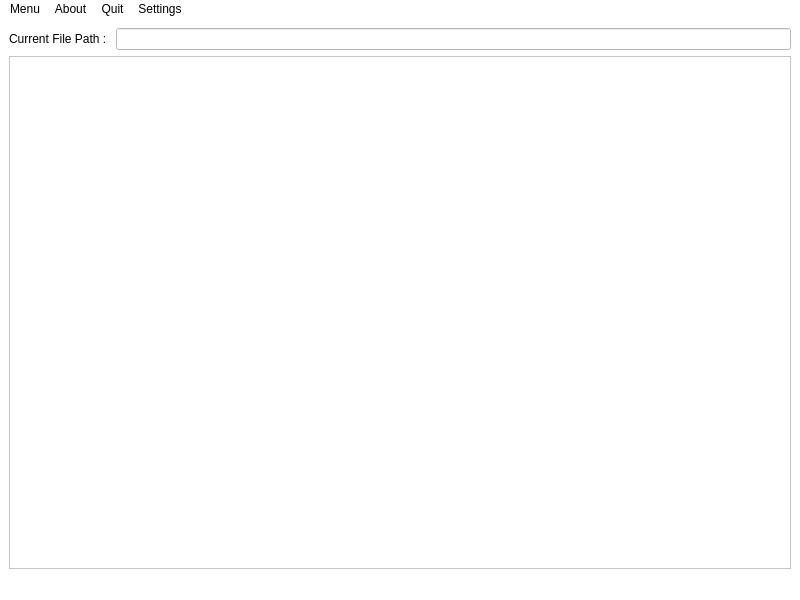
<?xml version="1.0" encoding="UTF-8"?>
<ui version="4.0">
 <class>MainWindow</class>
 <widget class="QMainWindow" name="MainWindow">
  <property name="geometry">
   <rect>
    <x>0</x>
    <y>0</y>
    <width>800</width>
    <height>600</height>
   </rect>
  </property>
  <property name="windowTitle">
   <string>Open Source File Reader by Vishal Ahirwar</string>
  </property>
  <property name="windowIcon">
   <iconset>
    <normaloff>../../../Downloads/logo.png</normaloff>../../../Downloads/logo.png</iconset>
  </property>
  <property name="styleSheet">
   <string notr="true">background-color: rgb(255, 255, 255);</string>
  </property>
  <property name="tabShape">
   <enum>QTabWidget::Triangular</enum>
  </property>
  <widget class="QWidget" name="centralwidget">
   <layout class="QVBoxLayout" name="verticalLayout_2">
    <item>
     <layout class="QVBoxLayout" name="verticalLayout">
      <item>
       <layout class="QHBoxLayout" name="horizontalLayout">
        <item>
         <widget class="QLabel" name="label">
          <property name="text">
           <string>Current File Path : </string>
          </property>
         </widget>
        </item>
        <item>
         <widget class="QLineEdit" name="lineEdit">
          <property name="readOnly">
           <bool>true</bool>
          </property>
         </widget>
        </item>
       </layout>
      </item>
      <item>
       <widget class="QTextEdit" name="textEdit"/>
      </item>
     </layout>
    </item>
   </layout>
  </widget>
  <widget class="QStatusBar" name="statusbar"/>
  <widget class="QMenuBar" name="menubar">
   <property name="geometry">
    <rect>
     <x>0</x>
     <y>0</y>
     <width>800</width>
     <height>20</height>
    </rect>
   </property>
   <widget class="QMenu" name="menuMenu">
    <property name="title">
     <string>Menu</string>
    </property>
    <addaction name="separator"/>
    <addaction name="separator"/>
    <addaction name="separator"/>
    <addaction name="separator"/>
    <addaction name="actionOpen_File"/>
    <addaction name="separator"/>
    <addaction name="separator"/>
    <addaction name="separator"/>
    <addaction name="actionSave_File"/>
   </widget>
   <widget class="QMenu" name="menuAbout">
    <property name="title">
     <string>About</string>
    </property>
    <addaction name="actionAbout"/>
   </widget>
   <widget class="QMenu" name="menuQuit">
    <property name="title">
     <string>Quit</string>
    </property>
    <addaction name="actionQuit_Application"/>
   </widget>
   <widget class="QMenu" name="menuSettings">
    <property name="title">
     <string>Settings</string>
    </property>
    <addaction name="actionChange_Font"/>
    <addaction name="actionChange_Color"/>
   </widget>
   <addaction name="menuMenu"/>
   <addaction name="menuAbout"/>
   <addaction name="menuQuit"/>
   <addaction name="menuSettings"/>
  </widget>
  <action name="actionOpen_File">
   <property name="text">
    <string>Open File</string>
   </property>
   <property name="shortcut">
    <string>Ctrl+O</string>
   </property>
  </action>
  <action name="actionSave_File">
   <property name="text">
    <string>Save File</string>
   </property>
   <property name="shortcut">
    <string>Ctrl+S</string>
   </property>
  </action>
  <action name="actionAbout">
   <property name="text">
    <string>About</string>
   </property>
  </action>
  <action name="actionQuit_Application">
   <property name="text">
    <string>Quit Application</string>
   </property>
  </action>
  <action name="actionChange_Font">
   <property name="text">
    <string>Change Font</string>
   </property>
  </action>
  <action name="actionChange_Color">
   <property name="text">
    <string>Change Color</string>
   </property>
  </action>
 </widget>
 <resources/>
 <connections/>
</ui>
